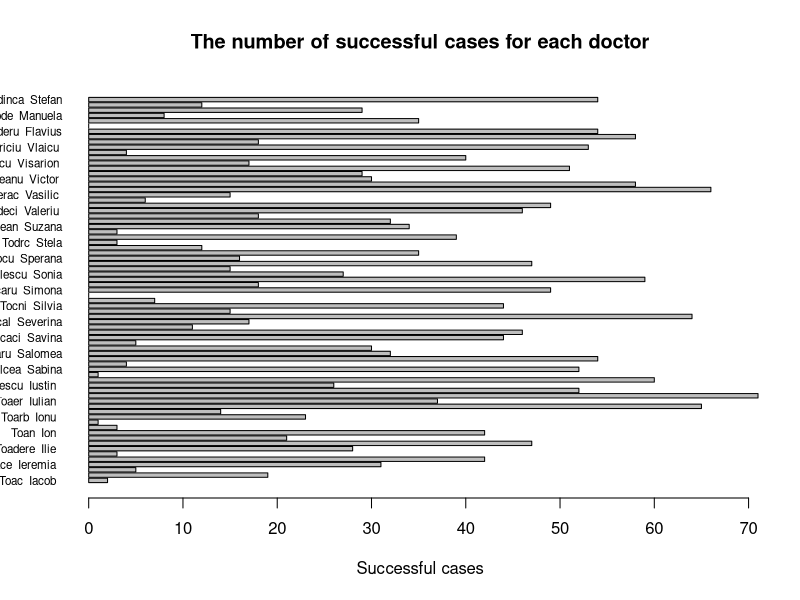

Here is the R script that generated this plot:
myData <- read.csv("database.csv",TRUE,",")

names(myData) <- c("No.","Last_Name","First_Name","Sex_M_F","Age","Domain","Years.Of.Practice","
                   Number_of_pacients","Succ_cases")

name <- iconv(myData$Last_Name, "utf-8", "ASCII", sub="")
firstName <- iconv(myData$First_Name, "utf-8", "ASCII", sub="")

barplot(myData$Succ_cases,
        names.arg=paste(name,firstName),
        #names.arg=myData$Domain,
        main="The number of successful cases for each doctor",
        xlab="Successful cases",
        horiz=TRUE,
        las = 1,
        cex.names=0.7,
        border=1)

# problema la barplot-ul asta este ca afiseaza foarte inghesuit,
# din cauza ca sunt foarte multe nume

# head(myData)
# 
# x <- table(myData$Domain)
# domainName <- names(x)
# domainName
# 
# y <- table(myData$Succ_cases)
# succCases <- as.vector(y)
# succCases
# 
# data <- data.frame(domainName,succCases)
# boxplot(myData$Age) average age graph
?barplot